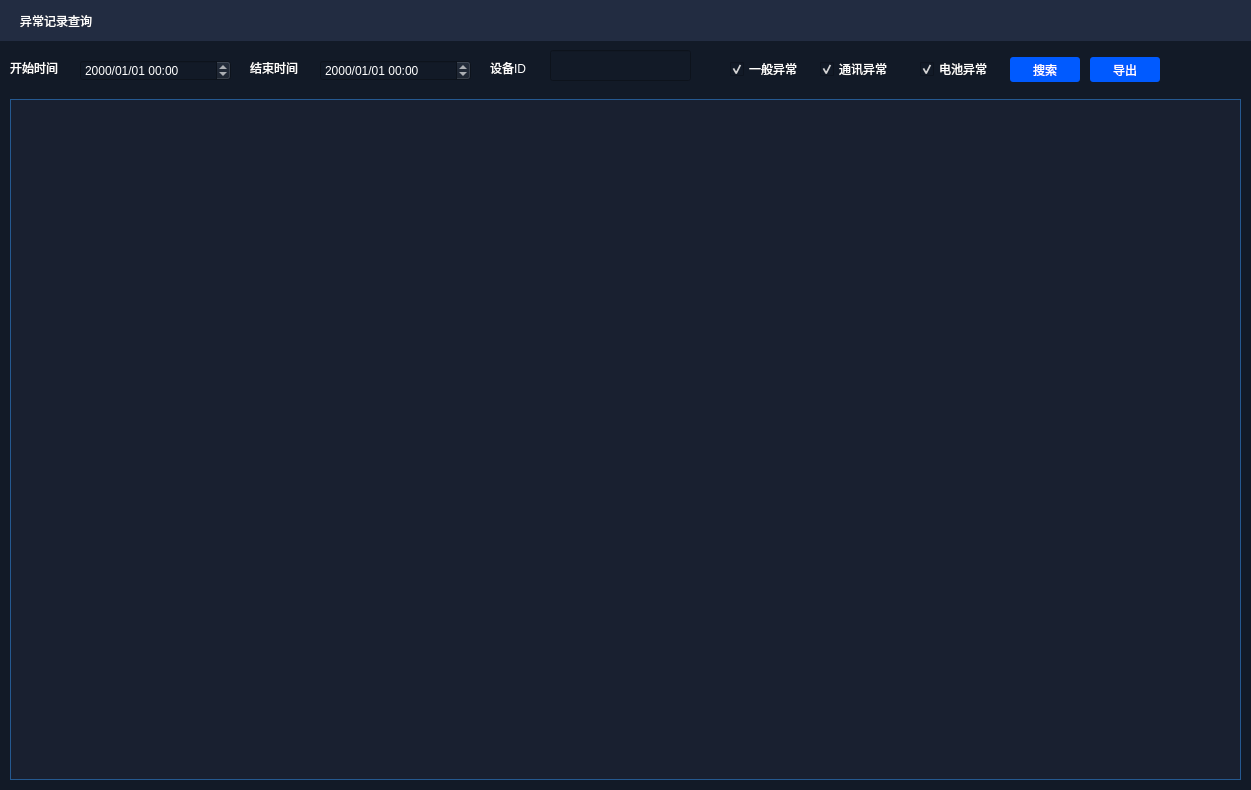
<?xml version="1.0" encoding="UTF-8"?>
<ui version="4.0">
 <class>ExceptionForm</class>
 <widget class="QWidget" name="ExceptionForm">
  <property name="geometry">
   <rect>
    <x>0</x>
    <y>0</y>
    <width>1251</width>
    <height>790</height>
   </rect>
  </property>
  <property name="windowTitle">
   <string>Form</string>
  </property>
  <property name="styleSheet">
   <string notr="true">QWidget
{
font: 11pt &quot;微软雅黑&quot;;
background-color: #121A27;
color: rgb(255, 255, 255);
}
.QPushButton{
font: 9pt &quot;微软雅黑&quot;;
border-radius:3px;
border-style:none;
	color: rgb(255, 255, 255);
background-color: #005AFF;
}
.QPushButton:hover{
padding:4px 4px 2px 4px;
background-color: #005AFF;
}</string>
  </property>
  <widget class="QWidget" name="widget" native="true">
   <property name="geometry">
    <rect>
     <x>0</x>
     <y>0</y>
     <width>1251</width>
     <height>41</height>
    </rect>
   </property>
   <property name="styleSheet">
    <string notr="true">background-color:rgb(34, 44, 65);</string>
   </property>
   <widget class="QLabel" name="label">
    <property name="geometry">
     <rect>
      <x>20</x>
      <y>10</y>
      <width>231</width>
      <height>21</height>
     </rect>
    </property>
    <property name="text">
     <string>异常记录查询</string>
    </property>
   </widget>
   <widget class="QPushButton" name="pushButton_2">
    <property name="geometry">
     <rect>
      <x>1220</x>
      <y>10</y>
      <width>21</width>
      <height>21</height>
     </rect>
    </property>
    <property name="styleSheet">
     <string notr="true">QPushButton{
	border-image: url(:/image/close.png);
}
QPushButton:hover{
	border-image: url(:/image/close_hover.png);
}</string>
    </property>
    <property name="text">
     <string/>
    </property>
   </widget>
  </widget>
  <widget class="QDateTimeEdit" name="dtt_et">
   <property name="geometry">
    <rect>
     <x>320</x>
     <y>60</y>
     <width>151</width>
     <height>21</height>
    </rect>
   </property>
   <property name="displayFormat">
    <string>yyyy/MM/dd HH:mm</string>
   </property>
  </widget>
  <widget class="QLabel" name="label_4">
   <property name="geometry">
    <rect>
     <x>250</x>
     <y>60</y>
     <width>61</width>
     <height>16</height>
    </rect>
   </property>
   <property name="text">
    <string>结束时间</string>
   </property>
  </widget>
  <widget class="QLabel" name="label_2">
   <property name="geometry">
    <rect>
     <x>490</x>
     <y>60</y>
     <width>51</width>
     <height>16</height>
    </rect>
   </property>
   <property name="text">
    <string>设备ID</string>
   </property>
  </widget>
  <widget class="QLabel" name="label_3">
   <property name="geometry">
    <rect>
     <x>10</x>
     <y>60</y>
     <width>61</width>
     <height>16</height>
    </rect>
   </property>
   <property name="text">
    <string>开始时间</string>
   </property>
  </widget>
  <widget class="QCheckBox" name="cbx_communication">
   <property name="geometry">
    <rect>
     <x>820</x>
     <y>60</y>
     <width>81</width>
     <height>18</height>
    </rect>
   </property>
   <property name="text">
    <string>通讯异常</string>
   </property>
   <property name="checked">
    <bool>true</bool>
   </property>
  </widget>
  <widget class="QPushButton" name="pushButton">
   <property name="geometry">
    <rect>
     <x>1010</x>
     <y>57</y>
     <width>70</width>
     <height>25</height>
    </rect>
   </property>
   <property name="text">
    <string>搜索</string>
   </property>
   <property name="icon">
    <iconset resource="res.qrc">
     <normaloff>:/image/search_50px.png</normaloff>:/image/search_50px.png</iconset>
   </property>
  </widget>
  <widget class="QTableWidget" name="tableWidget">
   <property name="geometry">
    <rect>
     <x>10</x>
     <y>99</y>
     <width>1231</width>
     <height>681</height>
    </rect>
   </property>
   <property name="styleSheet">
    <string notr="true">QTableWidget
{
background-color: rgb(25, 32, 48);
color: rgb(255, 255, 255);
border: 1px solid #255990;
}
QHeaderView::section 
{
background-color: rgb(37, 89, 144);
color: white;
}</string>
   </property>
   <property name="dragDropOverwriteMode">
    <bool>false</bool>
   </property>
   <property name="selectionMode">
    <enum>QAbstractItemView::MultiSelection</enum>
   </property>
  </widget>
  <widget class="QDateTimeEdit" name="dtt_st">
   <property name="geometry">
    <rect>
     <x>80</x>
     <y>60</y>
     <width>151</width>
     <height>21</height>
    </rect>
   </property>
   <property name="displayFormat">
    <string>yyyy/MM/dd HH:mm</string>
   </property>
  </widget>
  <widget class="QCheckBox" name="cbx_common">
   <property name="geometry">
    <rect>
     <x>730</x>
     <y>60</y>
     <width>81</width>
     <height>18</height>
    </rect>
   </property>
   <property name="text">
    <string>一般异常</string>
   </property>
   <property name="checked">
    <bool>true</bool>
   </property>
  </widget>
  <widget class="QLineEdit" name="lineEdit">
   <property name="geometry">
    <rect>
     <x>550</x>
     <y>50</y>
     <width>141</width>
     <height>31</height>
    </rect>
   </property>
  </widget>
  <widget class="QCheckBox" name="cbx_battery">
   <property name="geometry">
    <rect>
     <x>920</x>
     <y>60</y>
     <width>81</width>
     <height>18</height>
    </rect>
   </property>
   <property name="text">
    <string>电池异常</string>
   </property>
   <property name="checked">
    <bool>true</bool>
   </property>
  </widget>
  <widget class="QPushButton" name="btn_out_excel">
   <property name="geometry">
    <rect>
     <x>1090</x>
     <y>57</y>
     <width>70</width>
     <height>25</height>
    </rect>
   </property>
   <property name="text">
    <string>导出</string>
   </property>
   <property name="icon">
    <iconset resource="res.qrc">
     <normaloff>:/image/file_excel_24px.png</normaloff>:/image/file_excel_24px.png</iconset>
   </property>
  </widget>
 </widget>
 <resources>
  <include location="res.qrc"/>
 </resources>
 <connections/>
</ui>
